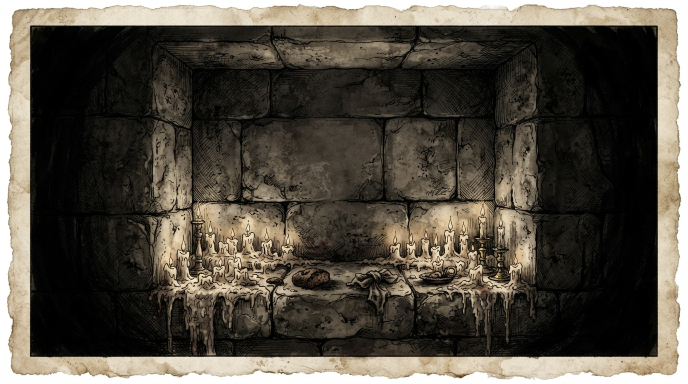
#> input picture art_source/waybook/B5_church_bg.jpg, 1376 x 768 px (shown at 1/2 size)
$ python build_html.py ../../../art_source/waybook/B5_church_bg.jpg ../../../art_source/waybook/K6b_class_hunter.jpg
#> lines starting #> are read from the running program, lines starting #| are printed output that depends on the picture
"""Kullanım: python build_html.py <zemin_gorseli.jpg|png> [cikti.html]
renderer_template.html + data/world.json + verilen zemin görselini tek dosyalık HTML haritaya çevirir.
Zemin görseli kare olmalı (dünya koordinatı 4096x4096; görsel kareye gerilir)."""
import base64,sys,io
from PIL import Image
src=sys.argv[1];out=sys.argv[2] if len(sys.argv)>2 else 'wayborne_new.html'
im=Image.open(src).convert('RGB')
#> im is the input picture: PIL image 1376x768 RGB; mean R, G, B 84, 78, 68.2
if im.width!=im.height:im=im.resize((max(im.size),)*2,Image.LANCZOS)
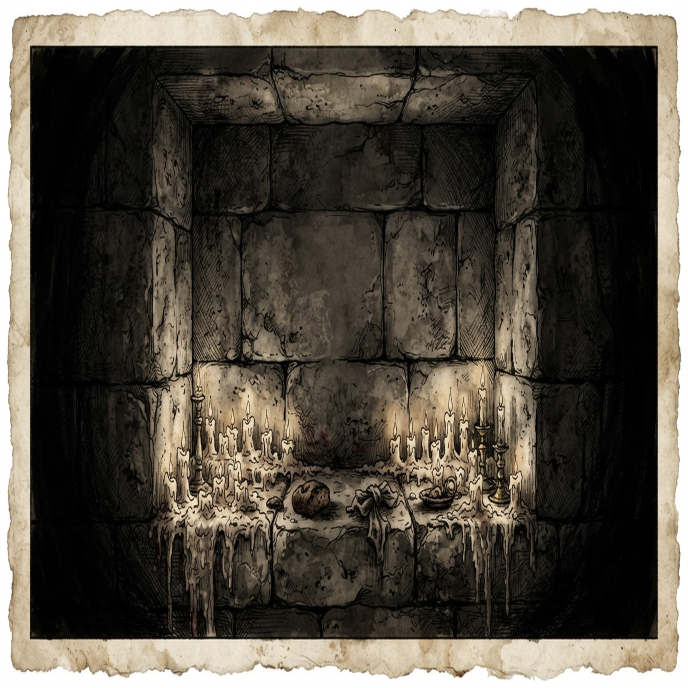
#> im: PIL image 1376x1376 RGB (shown at 1/2 size); mean R, G, B 84, 78, 68.2
im=im.resize((min(im.width,2560),)*2,Image.LANCZOS)
b=io.BytesIO();im.save(b,'JPEG',quality=85,optimize=True,progressive=True)
#> (the run stopped early here; a loop or call above may not have finished)
